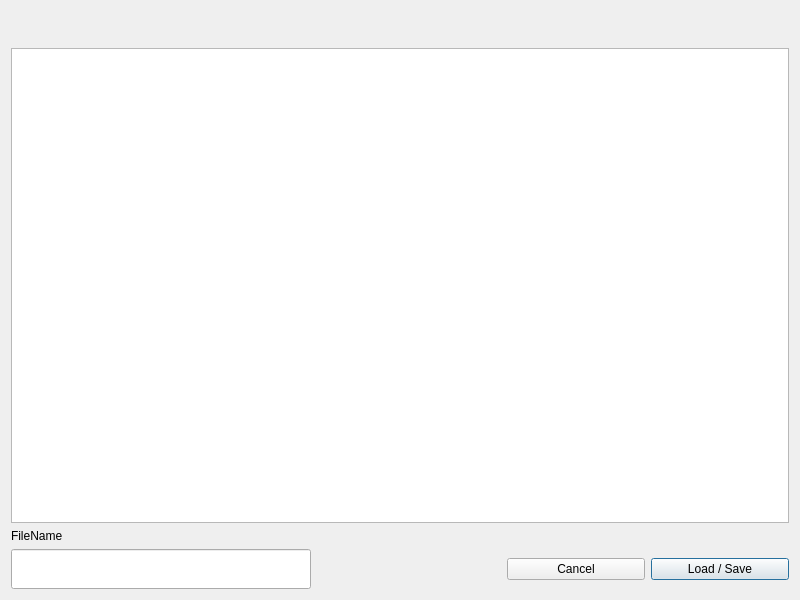
<?xml version="1.0" encoding="UTF-8"?>
<ui version="4.0">
 <class>FileLoadSave</class>
 <widget class="QDialog" name="FileLoadSave">
  <property name="geometry">
   <rect>
    <x>0</x>
    <y>0</y>
    <width>800</width>
    <height>600</height>
   </rect>
  </property>
  <property name="windowTitle">
   <string>Dialog</string>
  </property>
  <layout class="QGridLayout" name="gridLayout">
   <item row="5" column="1">
    <spacer name="horizontalSpacer">
     <property name="orientation">
      <enum>Qt::Horizontal</enum>
     </property>
     <property name="sizeType">
      <enum>QSizePolicy::Fixed</enum>
     </property>
     <property name="sizeHint" stdset="0">
      <size>
       <width>40</width>
       <height>20</height>
      </size>
     </property>
    </spacer>
   </item>
   <item row="5" column="3">
    <widget class="QPushButton" name="btn_Cancel">
     <property name="sizePolicy">
      <sizepolicy hsizetype="Preferred" vsizetype="Fixed">
       <horstretch>0</horstretch>
       <verstretch>0</verstretch>
      </sizepolicy>
     </property>
     <property name="text">
      <string>Cancel</string>
     </property>
    </widget>
   </item>
   <item row="5" column="4">
    <widget class="QPushButton" name="btn_LoadSave">
     <property name="sizePolicy">
      <sizepolicy hsizetype="Preferred" vsizetype="Fixed">
       <horstretch>0</horstretch>
       <verstretch>0</verstretch>
      </sizepolicy>
     </property>
     <property name="text">
      <string>Load / Save</string>
     </property>
     <property name="autoDefault">
      <bool>false</bool>
     </property>
     <property name="default">
      <bool>true</bool>
     </property>
    </widget>
   </item>
   <item row="1" column="0" colspan="5">
    <widget class="QTreeView" name="treeView_FileTree">
     <property name="verticalScrollBarPolicy">
      <enum>Qt::ScrollBarAlwaysOff</enum>
     </property>
     <property name="horizontalScrollBarPolicy">
      <enum>Qt::ScrollBarAlwaysOff</enum>
     </property>
     <property name="sizeAdjustPolicy">
      <enum>QAbstractScrollArea::AdjustToContents</enum>
     </property>
     <property name="showDropIndicator" stdset="0">
      <bool>false</bool>
     </property>
     <property name="iconSize">
      <size>
       <width>0</width>
       <height>0</height>
      </size>
     </property>
     <property name="verticalScrollMode">
      <enum>QAbstractItemView::ScrollPerItem</enum>
     </property>
     <property name="rootIsDecorated">
      <bool>false</bool>
     </property>
     <property name="itemsExpandable">
      <bool>false</bool>
     </property>
     <property name="expandsOnDoubleClick">
      <bool>false</bool>
     </property>
     <attribute name="headerVisible">
      <bool>false</bool>
     </attribute>
    </widget>
   </item>
   <item row="5" column="0">
    <widget class="QLineEdit" name="lineEdit_FileName">
     <property name="sizePolicy">
      <sizepolicy hsizetype="Minimum" vsizetype="Fixed">
       <horstretch>0</horstretch>
       <verstretch>0</verstretch>
      </sizepolicy>
     </property>
     <property name="minimumSize">
      <size>
       <width>300</width>
       <height>40</height>
      </size>
     </property>
    </widget>
   </item>
   <item row="2" column="0">
    <widget class="QLabel" name="label_FileName">
     <property name="text">
      <string>FileName</string>
     </property>
    </widget>
   </item>
   <item row="0" column="0">
    <widget class="QLabel" name="label_TitleBox">
     <property name="font">
      <font>
       <pointsize>20</pointsize>
      </font>
     </property>
     <property name="text">
      <string/>
     </property>
    </widget>
   </item>
  </layout>
 </widget>
 <resources/>
 <connections/>
</ui>
